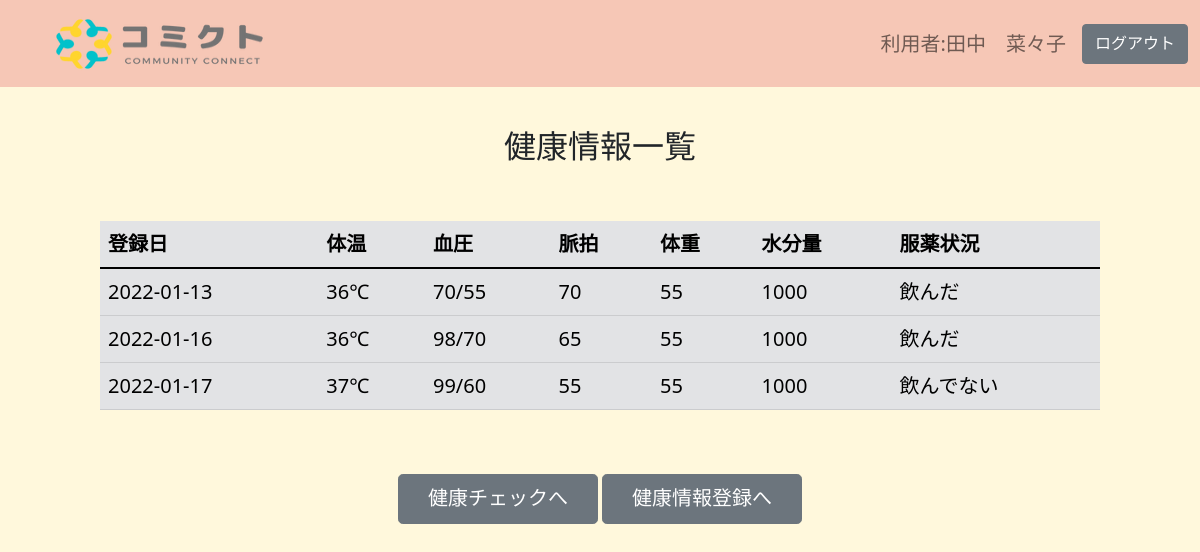
/vital_read.php (signed in), run on an earlier commit of the app's database.
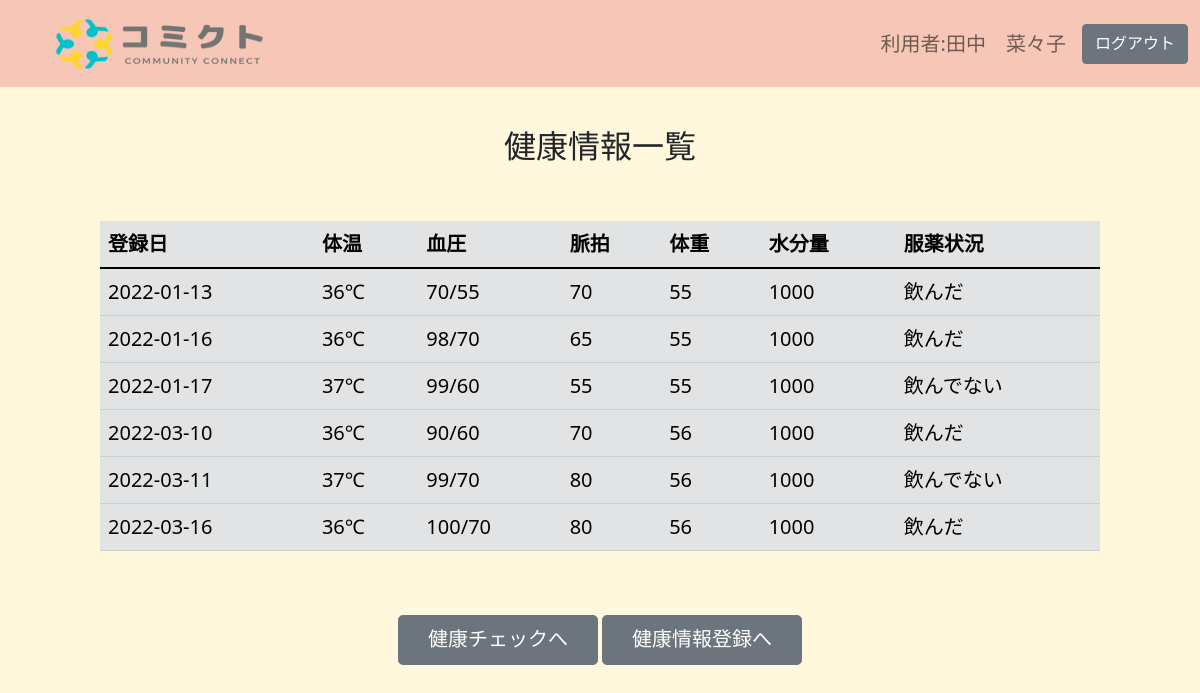
And on a later commit of the database.
### tables this page shows
CREATE TABLE `vital_table` (
  `id` int(11) NOT NULL,
  `member_id` int(11) NOT NULL,
  `record_date` date NOT NULL,
  `taion` int(11) NOT NULL,
  `ketuatu_up` int(11) NOT NULL,
  `ketuatu_down` int(11) NOT NULL,
  `myakuhaku` int(11) NOT NULL,
  `wight` int(11) NOT NULL,
  `suibun` int(11) NOT NULL,
  `fukuyaku` int(11) NOT NULL
);

### vital_read.php (the view, shortened to what this page needs)
<?php
$memberid = $_SESSION['member_id'];
$pdo = connect_to_db();
$sql = 'SELECT * FROM vital_table WHERE member_id=:memberid';
$stmt = $pdo->prepare($sql);
$stmt->bindValue(':memberid', $memberid, PDO::PARAM_STR);
try {
    $status = $stmt->execute();
} catch (PDOException $e) {
    echo json_encode(["sql error" => "{$e->getMessage()}"]);
    exit();
}
$val = $stmt->fetchAll(PDO::FETCH_ASSOC);
$output = "";
foreach ($val as $record) {
    $fukuyaku = "";
    if ($record['fukuyaku'] == 1) {
        $fukuyaku .= "飲んだ";
    } else if ($record['fukuyaku'] == 2) {
        $fukuyaku .= "飲んでない";
    };
    $output .= "<tr><td>{$record['record_date']}</td><td>{$record['taion']}℃</td><td>{$record['ketuatu_up']}/{$record['ketuatu_down']}</td><td>{$record['myakuhaku']}</td><td>{$record['wight']}</td><td>{$record['suibun']}</td><td>{$fukuyaku}</td></tr>";
}
?>
<!DOCTYPE html>
<html lang="ja">
<head>
    <link href="https://cdn.jsdelivr.net/npm/bootstrap@5.1.3/dist/css/bootstrap.min.css" rel="stylesheet">
    <link rel="stylesheet" href="css/style_member_page.css">
</head>
<body>
    <nav class="navbar navbar-light bg-danger bg-opacity-25">
        <div class="container-fluid">
            <a class="navbar-brand" href="#">
                <img src="img/comictlogo.png" alt="" width="300" height="60" class="d-inline-block align-text-top">
                <form class="d-flex fs-4">
                    <span class="navbar-text h5 ">
                        利用者:<?= $_SESSION['mbname'] ?>
                    </span>
                    <a class="btn btn-secondary" href="logout.php" role="button">ログアウト</a>
                </form>
        </div>
    </nav>
    <div class="container-fluid">
        <div class="row justify-content-center  g-2">
            <p class="h2 text-center my-5">健康情報一覧</p>
            <div class="table-responsive">
                <table class="table table-secondary table-hover mx-auto fs-5" style="max-width: 1000px;">
                    <thead>
                        <tr>
                            <th scope="col">登録日</th>
                            <th scope="col">体温</th>
                            <th scope="col">血圧</th>
                            <th scope="col">脈拍</th>
                            <th scope="col">体重</th>
                            <th scope="col">水分量</th>
                            <th scope="col">服薬状況</th>
                        </tr>
                    </thead>
                    <tbody>
                        <?= $output ?>
                    </tbody>
                </table>
            </div>
        </div>
    </div>
    <div class="container-fluid">
        <div class="row justify-content-center">
            <div class="col text-center my-5">
                <a class="btn btn-secondary btn-lg fs-5" style="width: 200px;;height:50px" href="vital_check.php" role="button">健康チェックへ</a>
                <a class="btn btn-secondary btn-lg fs-5" style="width: 200px;;height:50px" href="vital.php" role="button">健康情報登録へ</a>
            </div>
        </div>
    </div>
</body>
</html>

### css/style_member_page.css (style rules this page uses)
body { background-color: cornsilk; }

What changed in the data, as far as the page shows it:
added vital_table: record_date "2022-03-10", taion "36", ketuatu_up "90", ketuatu_down "60", myakuhaku "70", wight "56", suibun "1000", fukuyaku "飲んだ"
added vital_table: record_date "2022-03-11", taion "37", ketuatu_up "99", ketuatu_down "70", myakuhaku "80", wight "56", suibun "1000", fukuyaku "飲んでない"
added vital_table: record_date "2022-03-16", taion "36", ketuatu_up "100", ketuatu_down "70", myakuhaku "80", wight "56", suibun "1000", fukuyaku "飲んだ"
